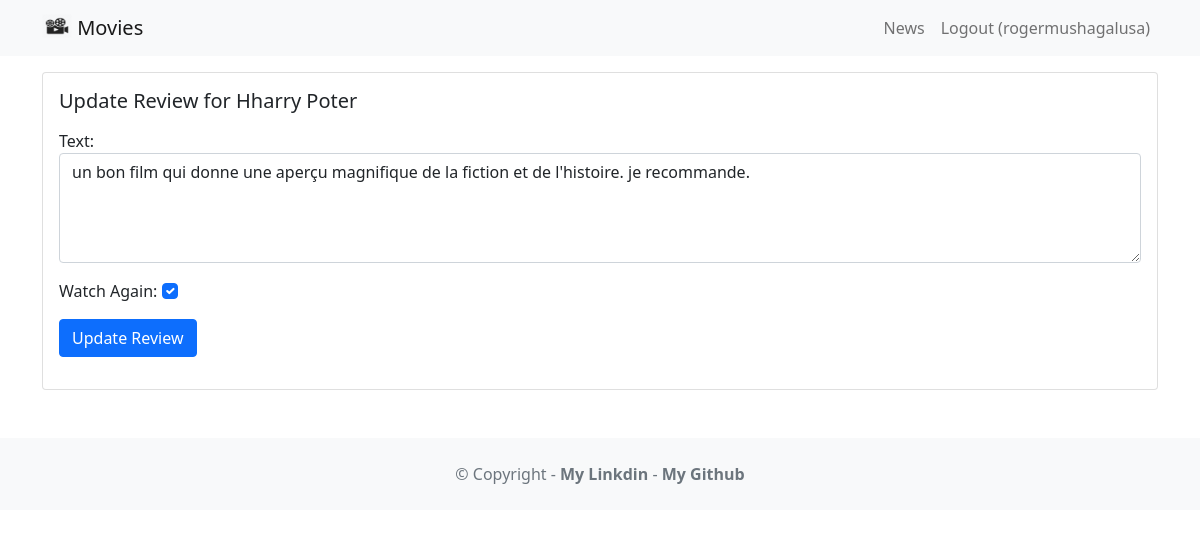
The page /movie/review/1 (signed in) on the database its author committed.
### movie/models.py (models this page shows, shortened)
class Review(models.Model):
    text = models.CharField(max_length=100)
    date = models.DateTimeField(auto_now_add=True)
    user = models.ForeignKey(User,on_delete=models.CASCADE)
    movie = models.ForeignKey(
    Movie,on_delete=models.CASCADE)
    watchAgain = models.BooleanField()

class Movie(models.Model):
    title = models.CharField(max_length=100)
    description = models.CharField(max_length=250)
    image = models.ImageField(upload_to='movie/images/')
    url = models.URLField(blank=True)

### movie/views.py (the view, shortened to what this page needs)
# urls.py: path('review/<int:review_id>', views.updatereview, name='updatereview'),
@login_required
def updatereview(request, review_id):
    review = get_object_or_404( Review,pk=review_id,user=request.user)
    if request.method == 'GET':
        form = ReviewForm(instance=review)
        return render(request, 'updatereview.html', {'review': review,'form':form})

### movie/forms.py
class ReviewForm(ModelForm):
    def __init__(self, *args, **kwargs):
        super(ModelForm, self).__init__(*args, **kwargs)
        self.fields['text'].widget.attrs.update(
            {'class': 'form-control'})
        self.fields['watchAgain'].widget.attrs.update( {'class': 'form-check-input'})
    class Meta:
        model = Review
        fields = ['text','watchAgain']
        labels = {
            'watchAgain': ('Watch Again')
            }
        widgets = {
            'text': Textarea(attrs={'rows': 4}),
            }

### movie/templates/updatereview.html (shortened to what this page needs)
{% extends 'base.html' %}
{% block content %}
<div class="card mb-3">
    <div class="row g-0">
        <div>
            <div class="card-body">
                <h5 class="card-title">
                    Update Review for {{ review.movie.title }}
                </h5>
                <p class="card-text">
                    <form method="POST">
                        {{ form.as_p }}
                        <button type="submit" class="btn btn-primary">
                            Update Review
                        </button>
                    </form>
                </p>
            </div>
        </div>
    </div>
</div>
{% endblock content %}

### templates/base.html (shortened to what this page needs)
<!DOCTYPE html>
<html>
<head>
    <link href="https://cdn.jsdelivr.net/npm/
bootstrap@5.1.1/dist/css/bootstrap.min.css" rel="stylesheet" />
</head>
</html>
<body>
    <nav class="navbar navbar-expand-lg navbar-light bg-light mb-3">
        <div class="container">
            <a class="navbar-brand" href="{% url 'home' %}">
                {% load static %}
                <img src="{% static 'images/movie.png' %}" alt="" width="30" height="24" class="d-inline-block align-text-top"  />
                Movies
            </a>
            <div class="collapse navbar-collapse" id="navbarNavAltMarkup">
                <div class="navbar-nav ms-auto">
                    <a class="nav-link" href="{% url 'news' %}">News</a>
                    {% if user.is_authenticated %}
                    <a class="nav-link" href="{% url 'logoutaccount' %}">
                        Logout ({{ user.username }})
                    </a>
                    {% else %}
                    <a class="nav-link" href="{% url 'loginaccount' %}">Login</a>
                    <a class="nav-link" href="{% url 'signupaccount' %}">Sign Up</a>
                    {% endif %}
                </div>
            </div>
        </div>
    </nav>
    <div class="container mb-5 mt-2">
        {% block content %}{% endblock content %}
    </div>
    <footer class="text-center text-lg-start bg-light text-muted mt-4">
        <div class="text-center p-4">
            © Copyright -
            <a class="text-reset fw-bold text-decoration-none" target="_blank" href="https://www.linkedin.com/in/roger-mushagalusa-10bb7023a/">
                My Linkdin
            </a> -
            <a class="text-reset fw-bold text-decoration-none" target="_blank" href="https://github.com/rogerTheophile2000/">
                My Github
            </a>
        </div>
    </footer>
</body>
</html>

### rows shown on the page
Review: movie "Hharry Poter", text "un bon film qui donne une aperçu magnifique de la fiction et de l'histoire. je recommande.", watchAgain "☑"

### other values the page prints
{{ user.username }} "rogermushagalusa"
